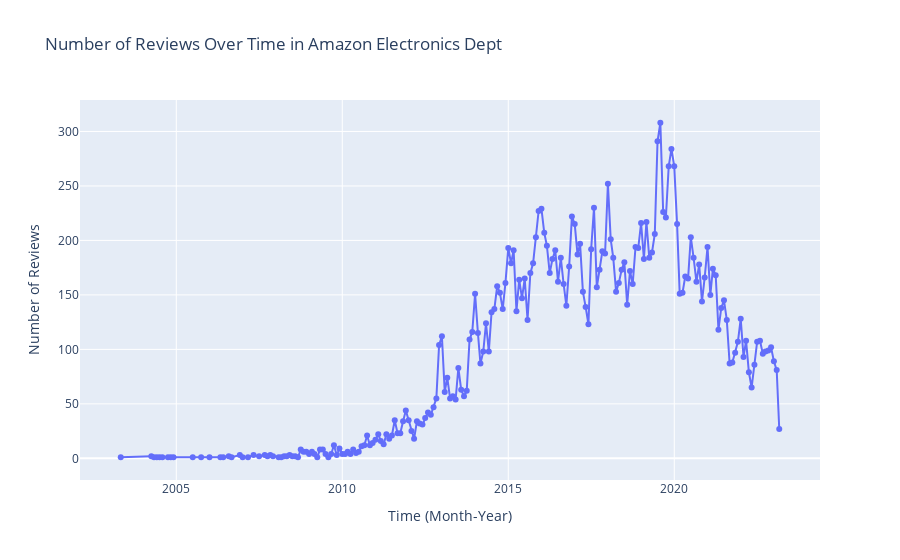

The code cell stored with this chart in its notebook:
### Markdown cell above
#### Temporal Visualizations
- 1st visual below is **INTERACTIVE**! Please hover your mouse over each datapoint to find more information.

### Code cell
import plotly.express as px

final_df['date'] = pd.to_datetime(final_df['timestamp'], unit='ms')

# group by month/year, count number of reviews per period
reviews_per_month = final_df.groupby(final_df['date'].dt.to_period('M')).size().reset_index(name='review_count')

reviews_per_month['date'] = reviews_per_month['date'].astype(str)

fig = px.line(
    reviews_per_month,
    x='date',
    y='review_count',
    title='Number of Reviews Over Time in Amazon Electronics Dept',
    labels={'date': 'Time (Month-Year)', 'review_count': 'Number of Reviews'},
    markers=True
)

fig.update_traces(mode='markers+lines', hovertemplate='Date: %{x}<br>Reviews: %{y}')
fig.show()

### Figure 1 — Plotly figure (JSON) as saved in the notebook; plotly's stock layout.template omitted (floating-point values rounded to 4 significant figures; data arrays with more than 128 entries replaced by an {"elided": "..."} marker saying what was removed)
{"data": [{"hovertemplate": "Date: %{x}<br>Reviews: %{y}", "legendgroup": "", "line": {"color": "#636efa", "dash": "solid"}, "marker": {"symbol": "circle"}, "mode": "markers+lines", "name": "", "orientation": "v", "showlegend": false, "type": "scatter", "x": {"elided": "207 str values"}, "xaxis": "x", "y": {"elided": "207 int values"}, "yaxis": "y"}], "layout": {"legend": {"tracegroupgap": 0}, "title": {"text": "Number of Reviews Over Time in Amazon Electronics Dept"}, "xaxis": {"anchor": "y", "domain": [0, 1], "title": {"text": "Time (Month-Year)"}}, "yaxis": {"anchor": "x", "domain": [0, 1], "title": {"text": "Number of Reviews"}}}}
